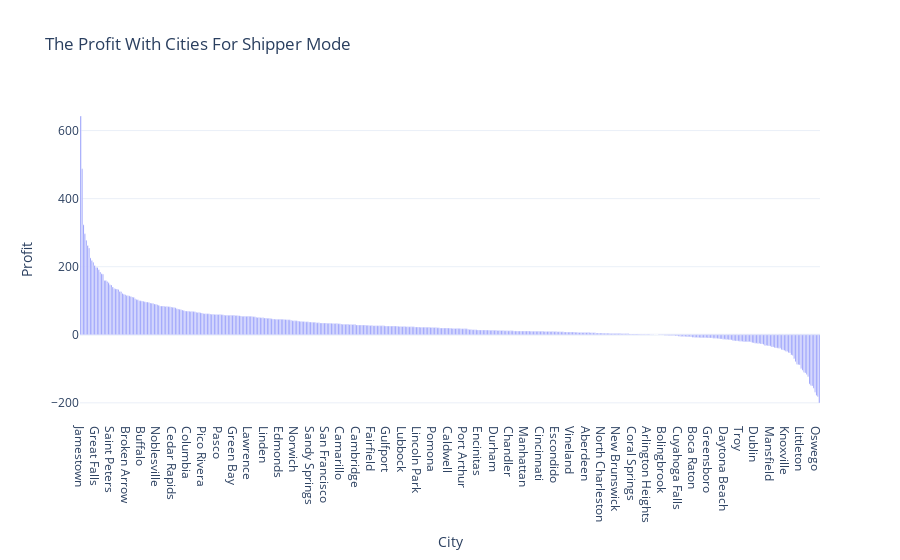

The cell this chart's notebook holds for it:
### Code cell
px.bar(super_df.groupby('City').agg(
                              {'Profit':'mean','Sales':'mean'}
                              ).reset_index().sort_values(by='Profit',ascending=False) , 
       x='City',y='Profit',
       
       title = 'The Profit With Cities For Shipper Mode')

### Figure 1 — Plotly figure (JSON) as saved in the notebook; plotly's stock layout.template omitted (floating-point values rounded to 4 significant figures; data arrays with more than 128 entries replaced by an {"elided": "..."} marker saying what was removed)
{"data": [{"alignmentgroup": "True", "hovertemplate": "City=%{x}<br>Profit=%{y}<extra></extra>", "legendgroup": "", "marker": {"color": "#636efa", "pattern": {"shape": ""}}, "name": "", "offsetgroup": "", "orientation": "v", "showlegend": false, "textposition": "auto", "type": "bar", "x": {"elided": "531 str values"}, "xaxis": "x", "y": {"elided": "531 float values"}, "yaxis": "y"}], "layout": {"barmode": "relative", "legend": {"tracegroupgap": 0}, "title": {"text": "The Profit With Cities For Shipper Mode"}, "xaxis": {"anchor": "y", "domain": [0, 1], "title": {"text": "City"}}, "yaxis": {"anchor": "x", "domain": [0, 1], "title": {"text": "Profit"}}}}
